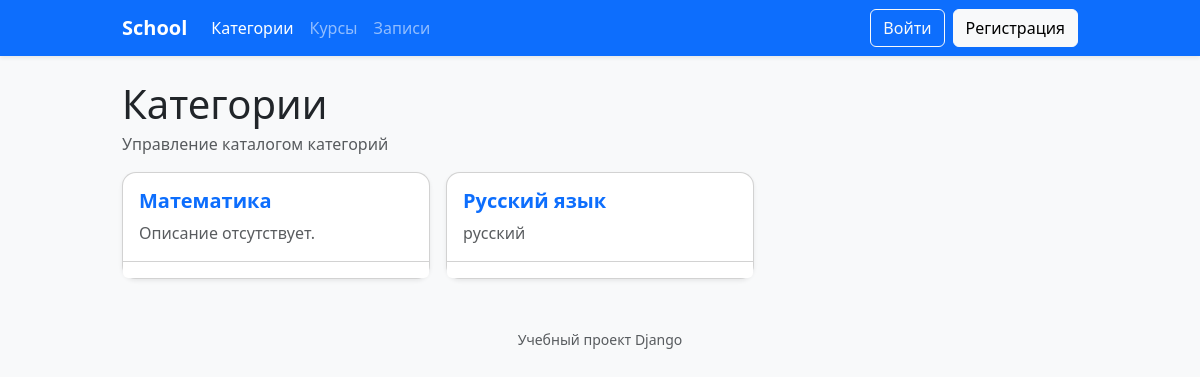
Page /categories/ on the earlier database version.
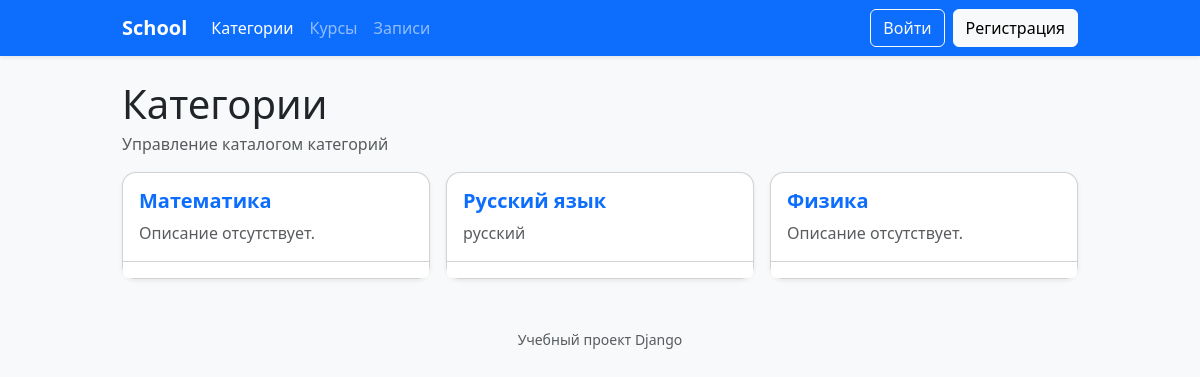
Same page on the later database version.
### school/models.py (models this page shows, shortened)
class Category(models.Model):
    name = models.CharField("Название категории", max_length=255)
    description = models.TextField("Описание", blank=True)
    class Meta:
        verbose_name = "Категория курса"
        verbose_name_plural = "Категории курсов"

### school/views.py (the view)
# urls.py: path("categories/", CategoryListView.as_view(), name="category_list"),
class CategoryListView(ListView):
    model = Category
    template_name = "school/category_list.html"
    context_object_name = "categories"
    paginate_by = 9

### school/templates/school/category_list.html (shortened to what this page needs)
{% extends "school/base.html" %}
{% block content %}
  <div class="d-flex justify-content-between align-items-center mb-3">
    <div>
      <h1 class="mb-1">Категории</h1>
      <p class="text-muted mb-0">Управление каталогом категорий</p>
    </div>
  </div>
  {% if categories %}
    <div class="row g-3">
      {% for category in categories %}
        <div class="col-12 col-md-6 col-lg-4">
          <div class="card h-100 shadow-sm">
            <div class="card-body">
              <h5 class="card-title">
                <a class="stretched-link text-decoration-none" href="{% url 'school:category_detail' category.pk %}">
                  {{ category.name }}
                </a>
              </h5>
              <p class="card-text text-muted">
                {{ category.description|default:"Описание отсутствует."|truncatechars:120 }}
              </p>
            </div>
            <div class="card-footer bg-white d-flex gap-2">
            </div>
          </div>
        </div>
      {% endfor %}
    </div>
  {% else %}
    <div class="alert alert-info">
      Категорий пока нет. Добавьте первую категорию.
    </div>
  {% endif %}
{% endblock %}

Differences in the rows shown:
added Category: name "Физика", description "Описание отсутствует."
